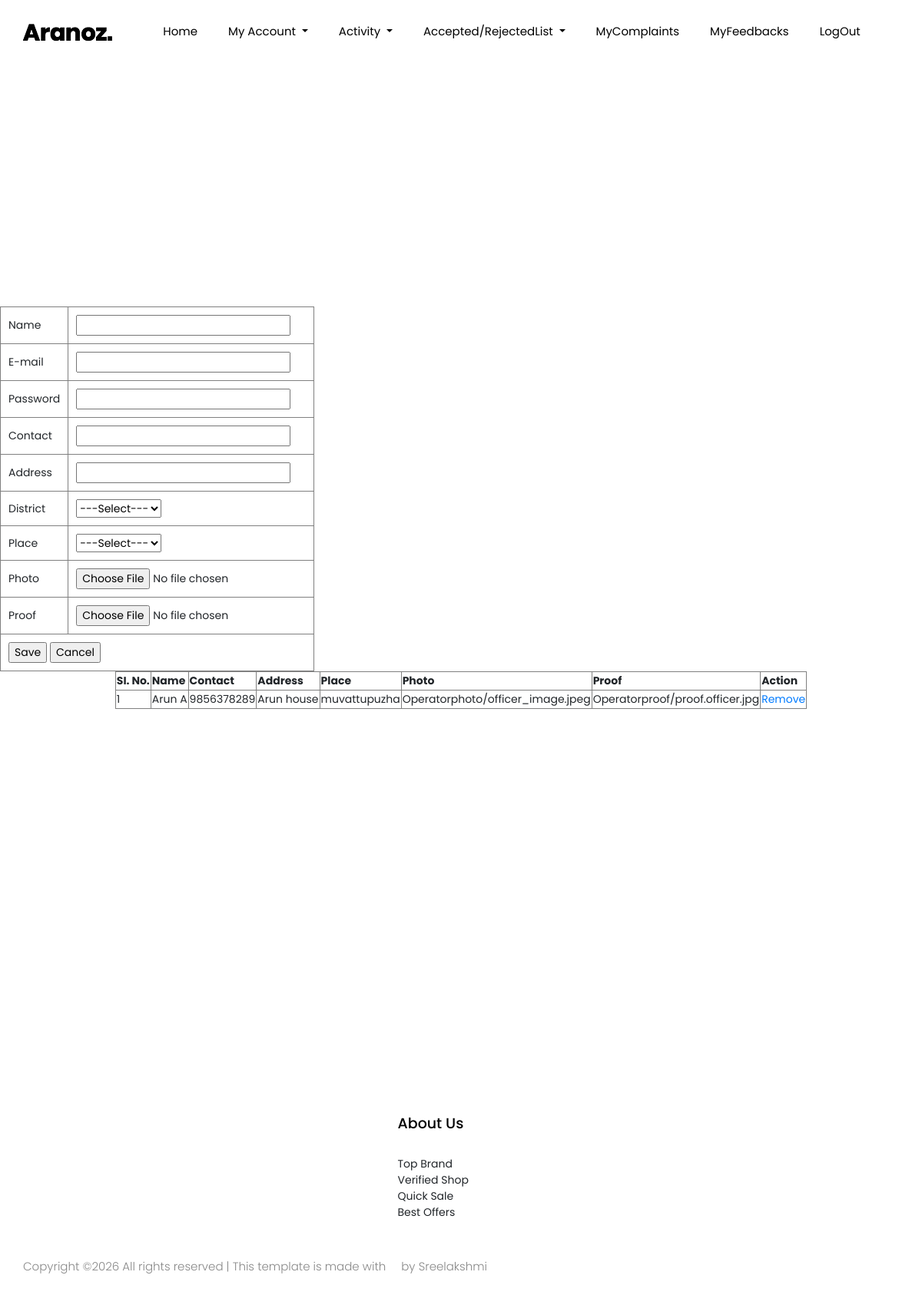
The app's page /shop/operatorreg/ (signed in) with its own data.
### Shops/models.py (models this page shows, shortened)
class Operator(models.Model):
    name=models.CharField(max_length=50)
    email=models.CharField(max_length=50)
    password=models.CharField(max_length=50)
    contact=models.CharField(max_length=50)
    address=models.CharField(max_length=50)
    place=models.ForeignKey(Place,on_delete=models.CASCADE)
    photo=models.FileField(upload_to='Operatorphoto/')
    proof=models.FileField(upload_to='Operatorproof/')
    shop=models.ForeignKey(Shop,on_delete=models.CASCADE)

### Admin/models.py (models this page shows)
class Place(models.Model):
    name=models.CharField(max_length=50)
    district=models.ForeignKey(District,on_delete=models.CASCADE)
    def __str__(self):
        return self.name

### Shops/views.py (the view)
# urls.py: path('operatorreg/',views.operatorregistration,name="operatorreg"),
def operatorregistration(request):
    dis=District.objects.all()
    shopid=Shop.objects.get(id=request.session["sid"])
    pla=Place.objects.all()
    opr=Operator.objects.all()
    if request.method=="POST":
         pl=Place.objects.get(id=request.POST.get('ddlplace'))
         Operator.objects.create(shop=shopid,name=request.POST.get("txt_name"),email=request.POST.get("txt_email"),password=request.POST.get("txt_password"),contact=request.POST.get("txt_contact"),address=request.POST.get("txt_address"),place=pl,photo=request.FILES.get("file_photo"),proof=request.FILES.get("file_proof"))
         return render(request,"Shops/OperatorsRegistration.html",{'operator':opr})
    else:
        return render(request,"Shops/OperatorsRegistration.html",{'dis':dis,'pl':pla,'operator':opr})

### Admin/models.py (called while the page is built)
    def __str__(self):
        return self.name

### Shops/Templates/Shops/OperatorsRegistration.html (shortened to what this page needs)
{% extends 'Shops/Head.html'%}
{% load static %}
{% block content %}
<!DOCTYPE html>
<html lang="en">
<head>
</head>
<body>
    <form method="post" id="OperatorForm" enctype="multipart/form-data" data-place-url="{% url 'webguest:Ajax-place'%}">
        <table border="1" cellpadding="10">
            <tr>
                <td>Name</td>
                <td><input type="text" name="txt_name" id="txtname" required="required" autocomplete="off" title="Name Allows Only Alphaets,Spaces and First Letter Must Be Capital Letter" pattern="^[A-Z]+[a-zA-Z]*$"></td>
            </tr>
            <tr>
                <td>E-mail</td>
                <td><input type="text" name="txt_email" id="txtemail" required="required" autocomplete="off"></td>
            </tr>
            <tr>
                <td>Password</td>
                <td><input type="password" name="txt_password" id="txtpassword" required="required"   autocomplete="off" pattern="(?=.*\d)(?=.*[a-z])(?=.*[A-Z]).{8,}" title="Must contain at least one number and one uppercase and lowercase letter, and at least 8 or more characters"></td>
            </tr>
            <tr>
                <td>Contact</td>
                <td><input type="text" name="txt_contact" id="txtcontact" required="required" autocomplete="off" pattern="[1-9]{1}[0-9]{9}" title="Phone number with 1-9 and remaining 9 digit with 0-9"></td>
            </tr>
            <tr>
                <td>Address</td>
                <td><input type="text" name="txt_address" id="txtaddress" required="required"></td>
            </tr>
            <tr>
                <td>District</td>
                <td><select name="ddldistrict" id="ddldistrict">
                    <option value="">---Select---</option>
                    </select></td>
            </tr>
            <tr>
                <td>Place</td>
                <td><select name="ddlplace" id="ddlplace">
                    <option value="">---Select---</option>
                    </select></td>
            </tr>
            <tr>
                <td>Photo</td>
                <td><input type="file" name="file_photo" id="filephoto" required="required"></td>
            </tr>
            <tr>
                <td>Proof</td>
                <td><input type="file" name="file_proof" id="fileproof" required="required"></td>
            </tr>
            <tr>
                <td colspan="2"><input type="submit" name="btn_save" id="btnsave" value="Save">
                <input type="submit" name="btn_cancel" id="btncancel" value="Cancel"></td>
            </tr>
            </table>
        </form>
    </body>
            <table border="1" align="center">
                <tr>
                <th>SI. No.</th>
                <th>Name</th>
                <th>Contact</th>
                <th>Address</th>
                <th>Place</th>
                <th>Photo</th>
                <th>Proof</th>
                <th>Action</th>
            </tr>
            {% for i in operator %}
            <tr>
                <td>{{forloop.counter}}</td>
                <td>{{i.name}}</td>
                <td>{{i.contact}}</td>
                <td>{{i.address}}</td>
                <td>{{i.place}}</td>
                <td>{{i.photo}}</td>
                <td>{{i.proof}}</td>
                <td><a href="{% url 'webshop:deloperator' i.id}">Remove</a></td>
            </tr>
            </table>
            </html>
            {% endblock content %}

### records on screen
Operator: name "Arun A", contact "9856378289", address "Arun house", place "muvattupuzha", photo "Operatorphoto/officer_image.jpeg", proof "Operatorproof/proof.officer.jpg"
